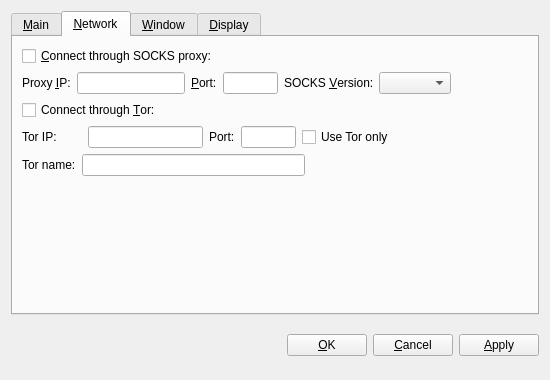
<?xml version="1.0" encoding="UTF-8"?>
<ui version="4.0">
 <class>OptionsDialog</class>
 <widget class="QWidget" name="OptionsDialog">
  <property name="geometry">
   <rect>
    <x>0</x>
    <y>0</y>
    <width>550</width>
    <height>380</height>
   </rect>
  </property>
  <property name="windowTitle">
   <string>Options</string>
  </property>
  <layout class="QVBoxLayout" name="verticalLayout">
   <item>
    <widget class="QTabWidget" name="tabWidget">
     <property name="tabPosition">
      <enum>QTabWidget::North</enum>
     </property>
     <property name="currentIndex">
      <number>1</number>
     </property>
     <widget class="QWidget" name="tabMain">
      <attribute name="title">
       <string>&amp;Main</string>
      </attribute>
      <layout class="QVBoxLayout" name="verticalLayout_Main">
       <item>
        <widget class="QLabel" name="transactionFeeInfoLabel">
         <property name="text">
          <string>Optional transaction fee per kB that helps make sure your transactions are processed quickly. Most transactions are 1 kB. Fee 0.001 recommended.</string>
         </property>
         <property name="textFormat">
          <enum>Qt::PlainText</enum>
         </property>
         <property name="wordWrap">
          <bool>true</bool>
         </property>
        </widget>
       </item>
       <item>
        <layout class="QHBoxLayout" name="horizontalLayout_Main">
         <item>
          <widget class="QLabel" name="transactionFeeLabel">
           <property name="text">
            <string>Pay transaction &amp;fee</string>
           </property>
           <property name="textFormat">
            <enum>Qt::PlainText</enum>
           </property>
           <property name="buddy">
            <cstring>transactionFee</cstring>
           </property>
          </widget>
         </item>
         <item>
          <widget class="BitcoinAmountField" name="transactionFee"/>
         </item>
         <item>
          <widget class="QLabel" name="label">
           <property name="text">
            <string>per kilobyte</string>
           </property>
          </widget>
         </item>
         <item>
          <spacer name="horizontalSpacer_Main">
           <property name="orientation">
            <enum>Qt::Horizontal</enum>
           </property>
           <property name="sizeHint" stdset="0">
            <size>
             <width>40</width>
             <height>20</height>
            </size>
           </property>
          </spacer>
         </item>
        </layout>
       </item>
       <item>
        <widget class="QCheckBox" name="bitcoinAtStartup">
         <property name="toolTip">
          <string>Automatically start Nasdacoin after logging in to the system.</string>
         </property>
         <property name="text">
          <string>&amp;Start Nasdacoin on system login</string>
         </property>
        </widget>
       </item>
       <item>
        <widget class="QCheckBox" name="detachDatabases">
         <property name="toolTip">
          <string>Detach block and address databases at shutdown. This means they can be moved to another data directory, but it slows down shutdown. The wallet is always detached.</string>
         </property>
         <property name="text">
          <string>&amp;Detach databases at shutdown</string>
         </property>
        </widget>
       </item>
       <item>
        <spacer name="verticalSpacer_Main">
         <property name="orientation">
          <enum>Qt::Vertical</enum>
         </property>
         <property name="sizeHint" stdset="0">
          <size>
           <width>17</width>
           <height>153</height>
          </size>
         </property>
        </spacer>
       </item>
      </layout>
     </widget>
     <widget class="QWidget" name="tabNetwork">
      <attribute name="title">
       <string>&amp;Network</string>
      </attribute>
      <layout class="QVBoxLayout" name="verticalLayout_Network">
       <item>
        <widget class="QCheckBox" name="connectSocks">
         <property name="toolTip">
          <string>Connect to the Nasdacoin network through a SOCKS proxy (e.g. when connecting through Tor).</string>
         </property>
         <property name="text">
          <string>&amp;Connect through SOCKS proxy:</string>
         </property>
        </widget>
       </item>
       <item>
        <layout class="QHBoxLayout" name="horizontalLayout_Network">
         <item>
          <widget class="QLabel" name="proxyIpLabel">
           <property name="text">
            <string>Proxy &amp;IP:</string>
           </property>
           <property name="textFormat">
            <enum>Qt::PlainText</enum>
           </property>
           <property name="buddy">
            <cstring>proxyIp</cstring>
           </property>
          </widget>
         </item>
         <item>
          <widget class="QValidatedLineEdit" name="proxyIp">
           <property name="maximumSize">
            <size>
             <width>140</width>
             <height>16777215</height>
            </size>
           </property>
           <property name="toolTip">
            <string>IP address of the proxy (e.g. 127.0.0.1)</string>
           </property>
          </widget>
         </item>
         <item>
          <widget class="QLabel" name="proxyPortLabel">
           <property name="text">
            <string>&amp;Port:</string>
           </property>
           <property name="textFormat">
            <enum>Qt::PlainText</enum>
           </property>
           <property name="buddy">
            <cstring>proxyPort</cstring>
           </property>
          </widget>
         </item>
         <item>
          <widget class="QLineEdit" name="proxyPort">
           <property name="maximumSize">
            <size>
             <width>55</width>
             <height>16777215</height>
            </size>
           </property>
           <property name="toolTip">
            <string>Port of the proxy (e.g. 9050)</string>
           </property>
          </widget>
         </item>
         <item>
          <widget class="QLabel" name="socksVersionLabel">
           <property name="text">
            <string>SOCKS &amp;Version:</string>
           </property>
           <property name="textFormat">
            <enum>Qt::PlainText</enum>
           </property>
           <property name="buddy">
            <cstring>socksVersion</cstring>
           </property>
          </widget>
         </item>
         <item>
          <widget class="QValueComboBox" name="socksVersion">
           <property name="toolTip">
            <string>SOCKS version of the proxy (e.g. 5)</string>
           </property>
          </widget>
         </item>
         <item>
          <spacer name="horizontalSpacer_Network">
           <property name="orientation">
            <enum>Qt::Horizontal</enum>
           </property>
           <property name="sizeHint" stdset="0">
            <size>
             <width>40</width>
             <height>20</height>
            </size>
           </property>
          </spacer>
         </item>
        </layout>
       </item>
       <item>
        <widget class="QCheckBox" name="connectTor">
         <property name="text">
          <string>Connect through &amp;Tor:</string>
         </property>
        </widget>
       </item>
       <item>
        <layout class="QHBoxLayout" name="horizontalLayout_Tor">
         <item>
          <widget class="QLabel" name="torIpLabel">
           <property name="minimumSize">
            <size>
             <width>60</width>
             <height>0</height>
            </size>
           </property>
           <property name="text">
            <string>Tor IP:</string>
           </property>
          </widget>
         </item>
         <item>
          <widget class="QValidatedLineEdit" name="torIp">
           <property name="maximumSize">
            <size>
             <width>115</width>
             <height>16777215</height>
            </size>
           </property>
          </widget>
         </item>
         <item>
          <widget class="QLabel" name="torPortLabel">
           <property name="text">
            <string>Port:</string>
           </property>
          </widget>
         </item>
         <item>
          <widget class="QLineEdit" name="torPort">
           <property name="maximumSize">
            <size>
             <width>55</width>
             <height>16777215</height>
            </size>
           </property>
          </widget>
         </item>
         <item>
          <widget class="QCheckBox" name="TorOnly">
           <property name="text">
            <string>Use Tor only</string>
           </property>
          </widget>
         </item>
         <item>
          <spacer name="horizontalSpacer">
           <property name="orientation">
            <enum>Qt::Horizontal</enum>
           </property>
           <property name="sizeHint" stdset="0">
            <size>
             <width>40</width>
             <height>20</height>
            </size>
           </property>
          </spacer>
         </item>
        </layout>
       </item>
       <item>
        <layout class="QHBoxLayout" name="horizontalLayout">
         <item>
          <widget class="QLabel" name="torNameLabel">
           <property name="text">
            <string>Tor name:</string>
           </property>
           <property name="textFormat">
            <enum>Qt::PlainText</enum>
           </property>
           <property name="buddy">
            <cstring>torName</cstring>
           </property>
          </widget>
         </item>
         <item>
          <widget class="QLineEdit" name="torName"/>
         </item>
         <item>
          <spacer name="horizontalSpacer_3">
           <property name="orientation">
            <enum>Qt::Horizontal</enum>
           </property>
           <property name="sizeHint" stdset="0">
            <size>
             <width>40</width>
             <height>20</height>
            </size>
           </property>
          </spacer>
         </item>
        </layout>
       </item>
       <item>
        <spacer name="verticalSpacer_Network">
         <property name="orientation">
          <enum>Qt::Vertical</enum>
         </property>
         <property name="sizeHint" stdset="0">
          <size>
           <width>20</width>
           <height>40</height>
          </size>
         </property>
        </spacer>
       </item>
      </layout>
     </widget>
     <widget class="QWidget" name="tabWindow">
      <attribute name="title">
       <string>&amp;Window</string>
      </attribute>
      <layout class="QVBoxLayout" name="verticalLayout_Window">
       <item>
        <widget class="QCheckBox" name="minimizeToTray">
         <property name="toolTip">
          <string>Show only a tray icon after minimizing the window.</string>
         </property>
         <property name="text">
          <string>&amp;Minimize to the tray instead of the taskbar</string>
         </property>
        </widget>
       </item>
       <item>
        <widget class="QCheckBox" name="minimizeOnClose">
         <property name="toolTip">
          <string>Minimize instead of exit the application when the window is closed. When this option is enabled, the application will be closed only after selecting Exit in the menu.</string>
         </property>
         <property name="text">
          <string>M&amp;inimize on close</string>
         </property>
        </widget>
       </item>
       <item>
        <spacer name="verticalSpacer_Window">
         <property name="orientation">
          <enum>Qt::Vertical</enum>
         </property>
         <property name="sizeHint" stdset="0">
          <size>
           <width>20</width>
           <height>40</height>
          </size>
         </property>
        </spacer>
       </item>
      </layout>
     </widget>
     <widget class="QWidget" name="tabDisplay">
      <attribute name="title">
       <string>&amp;Display</string>
      </attribute>
      <layout class="QVBoxLayout" name="verticalLayout_Display">
       <item>
        <layout class="QHBoxLayout" name="horizontalLayout_1_Display">
         <item>
          <widget class="QLabel" name="langLabel">
           <property name="text">
            <string>User Interface &amp;language:</string>
           </property>
           <property name="textFormat">
            <enum>Qt::PlainText</enum>
           </property>
           <property name="buddy">
            <cstring>lang</cstring>
           </property>
          </widget>
         </item>
         <item>
          <widget class="QValueComboBox" name="lang">
           <property name="toolTip">
            <string>The user interface language can be set here. This setting will take effect after restarting Nasdacoin.</string>
           </property>
          </widget>
         </item>
        </layout>
       </item>
       <item>
        <layout class="QHBoxLayout" name="horizontalLayout_2_Display">
         <item>
          <widget class="QLabel" name="unitLabel">
           <property name="text">
            <string>&amp;Unit to show amounts in:</string>
           </property>
           <property name="textFormat">
            <enum>Qt::PlainText</enum>
           </property>
           <property name="buddy">
            <cstring>unit</cstring>
           </property>
          </widget>
         </item>
         <item>
          <widget class="QValueComboBox" name="unit">
           <property name="toolTip">
            <string>Choose the default subdivision unit to show in the interface and when sending coins.</string>
           </property>
          </widget>
         </item>
        </layout>
       </item>
       <item>
        <widget class="QCheckBox" name="displayAddresses">
         <property name="toolTip">
          <string>Whether to show Nasdacoin addresses in the transaction list or not.</string>
         </property>
         <property name="text">
          <string>&amp;Display addresses in transaction list</string>
         </property>
        </widget>
       </item>
       <item>
        <widget class="QCheckBox" name="coinControlFeatures">
         <property name="toolTip">
          <string>Whether to show coin control features or not.</string>
         </property>
         <property name="text">
          <string>Display coin &amp;control features (experts only!)</string>
         </property>
        </widget>
       </item>
       <item>
        <layout class="QHBoxLayout" name="horizontalLayout_3_Display">
         <item>
          <widget class="QLabel" name="thirdPartyTxUrlsLabel">
           <property name="toolTip">
            <string>Third party URLs (e.g. explorer.novaco.in) that appear in the transactions tab as context menu items. %s in the URL is replaced by transaction hash. Multiple URLs are separated by vertical bar |.</string>
           </property>
           <property name="text">
            <string>Third party transaction URLs</string>
           </property>
           <property name="buddy">
            <cstring>thirdPartyTxUrls</cstring>
           </property>
          </widget>
         </item>
         <item>
          <widget class="QLineEdit" name="thirdPartyTxUrls">
           <property name="toolTip">
            <string>Third party URLs (e.g. explorer.novaco.in) that appear in the transactions tab as context menu items. %s in the URL is replaced by transaction hash. Multiple URLs are separated by vertical bar |.</string>
           </property>
          </widget>
         </item>
        </layout>
       </item>
       <item>
        <spacer name="verticalSpacer_Display">
         <property name="orientation">
          <enum>Qt::Vertical</enum>
         </property>
         <property name="sizeHint" stdset="0">
          <size>
           <width>20</width>
           <height>40</height>
          </size>
         </property>
        </spacer>
       </item>
      </layout>
     </widget>
    </widget>
   </item>
   <item>
    <layout class="QHBoxLayout" name="horizontalLayout_Buttons">
     <item>
      <spacer name="horizontalSpacer_1">
       <property name="orientation">
        <enum>Qt::Horizontal</enum>
       </property>
       <property name="sizeHint" stdset="0">
        <size>
         <width>40</width>
         <height>48</height>
        </size>
       </property>
      </spacer>
     </item>
     <item>
      <widget class="QLabel" name="statusLabel">
       <property name="font">
        <font>
         <weight>75</weight>
         <bold>true</bold>
        </font>
       </property>
       <property name="text">
        <string/>
       </property>
       <property name="textFormat">
        <enum>Qt::PlainText</enum>
       </property>
       <property name="wordWrap">
        <bool>true</bool>
       </property>
      </widget>
     </item>
     <item>
      <spacer name="horizontalSpacer_2">
       <property name="orientation">
        <enum>Qt::Horizontal</enum>
       </property>
       <property name="sizeHint" stdset="0">
        <size>
         <width>40</width>
         <height>48</height>
        </size>
       </property>
      </spacer>
     </item>
     <item>
      <widget class="QPushButton" name="okButton">
       <property name="text">
        <string>&amp;OK</string>
       </property>
      </widget>
     </item>
     <item>
      <widget class="QPushButton" name="cancelButton">
       <property name="text">
        <string>&amp;Cancel</string>
       </property>
       <property name="autoDefault">
        <bool>false</bool>
       </property>
      </widget>
     </item>
     <item>
      <widget class="QPushButton" name="applyButton">
       <property name="text">
        <string>&amp;Apply</string>
       </property>
       <property name="autoDefault">
        <bool>false</bool>
       </property>
      </widget>
     </item>
    </layout>
   </item>
  </layout>
 </widget>
 <customwidgets>
  <customwidget>
   <class>BitcoinAmountField</class>
   <extends>QSpinBox</extends>
   <header>bitcoinamountfield.h</header>
  </customwidget>
  <customwidget>
   <class>QValueComboBox</class>
   <extends>QComboBox</extends>
   <header>qvaluecombobox.h</header>
  </customwidget>
  <customwidget>
   <class>QValidatedLineEdit</class>
   <extends>QLineEdit</extends>
   <header>qvalidatedlineedit.h</header>
  </customwidget>
 </customwidgets>
 <resources/>
 <connections/>
</ui>
